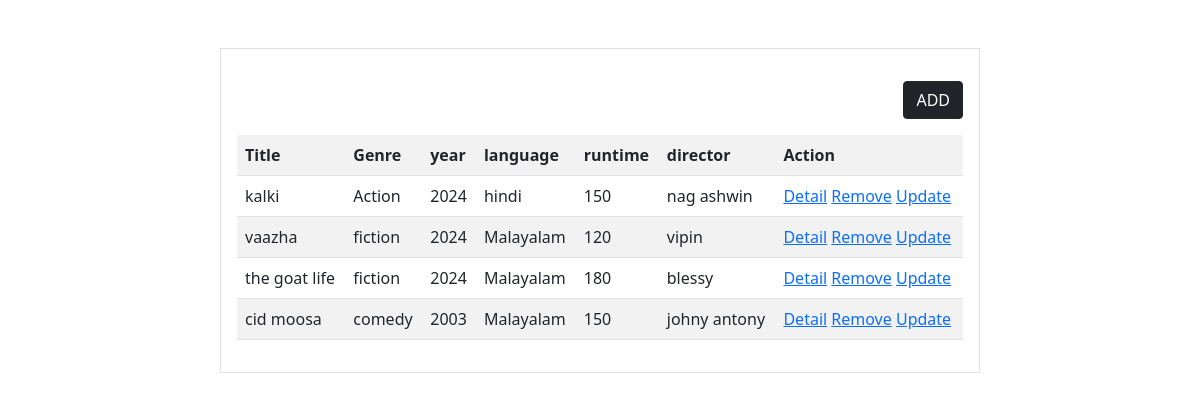
Page /list/ on the committed database.
### myapp/models.py (models this page shows)
class movies(models.Model):
    title=models.CharField(max_length=200, null=True)
    genre=models.CharField(max_length=200, null=True,choices=Genre_Choice)
    language=models.CharField(max_length=200 ,null=True)
    year=models.CharField(max_length=200, null=True)
    runtime=models.PositiveIntegerField(null=True)
    directer=models.CharField(max_length=200, null=True)

### myapp/views.py (the view)
# urls.py: path("list/",views.MovieListView.as_view(),name="movie_list"),
class MovieListView(View):
    def get(self,request,*args,**kwargs):
        qs=movies.objects.all()
        return render(request,"movie_list.html",{"movies":qs})

### myapp/templates/movie_list.html (shortened to what this page needs)
<!DOCTYPE html>
<html lang="en">
<head>
    <link href="https://cdn.jsdelivr.net/npm/bootstrap@5.0.2/dist/css/bootstrap.min.css" rel="stylesheet">
</head>
<body>
    <div class="container">
        <div class="row mt-5">
            <div class="col-2"></div>
            <div class="col-8 border p-3">
                <div class="w-100 d-flex justify-content-end my-3">
                    <a href="{%url 'movie_create'%}" class="btn btn-dark">ADD</a>
                </div>
                <table class="table  table-striped" >
                    <tr>
                        <th>Title</th>
                        <th>Genre</th>
                        <th>year</th>
                        <th>language</th>
                        <th>runtime</th>
                        <th>director</th>
                        <th>Action</th>
                    </tr>
                    {%for m in movies%}
                    <tr>
                        <td>{{m.title}}</td>
                        <td>{{m.genre}}</td>
                        <td>{{m.year}}</td>
                        <td>{{m.language}}</td>
                        <td>{{m.runtime}}</td>
                        <td>{{m.directer}}</td>
                        <td>
                            <a href="{%url 'movie_detail' m.id%}">Detail</a>
                            <a href="{%url 'movie-delete' m.id%}">Remove</a>
                            <a href="{%url 'movie-update' m.id%}">Update</a>
                        </td>
                    </tr>
                    {%endfor%}
                </table>
            </div>
        </div>
    </div>
</body>
</html>

### rows in the picture
movies: title "kalki", genre "Action", year "2024", language "hindi", runtime "150", directer "nag ashwin"
movies: title "vaazha", genre "fiction", year "2024", language "Malayalam", runtime "120", directer "vipin"
movies: title "the goat life", genre "fiction", year "2024", language "Malayalam", runtime "180", directer "blessy"
movies: title "cid moosa", genre "comedy", year "2003", language "Malayalam", runtime "150", directer "johny antony"
